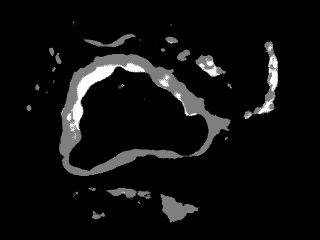
#> input picture aorta_detection/addSRM/1_outfile.png, 320 x 240 px, given in place of 11_outfile.png, which was not available
$ python imreg_dft_test.py
#> lines starting #> are read from the running program, lines starting #| are printed output that depends on the picture; after the words box and inside, x2 and y2 are one past the last pixel; in counts of white or black regions, pixels touching at a corner belong together; pictures that were not available may be replaced by others from this repository, and a replacement may not be noted
import imreg_dft
import numpy as np
from PIL import Image
import matplotlib.pyplot as plt

img = Image.open('/usr/local/hdd/aorta_images/HE_prediction/11_outfile.png').convert('L')
#> img is the input picture: PIL image 320x240 L; min 0, max 255, mean 15.2
img = np.array(img)
img[img==255] = 0
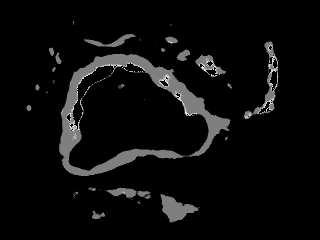
#> img: shape (240, 320); 1.38% of pixels changed, all inside (x1, y1, x2, y2) = (67, 46, 277, 131)
img = Image.fromarray(img)
img.save('11_outfile.png')

img = Image.open('/usr/local/hdd/aorta_images/HE_prediction/2_outfile.png').convert('L')
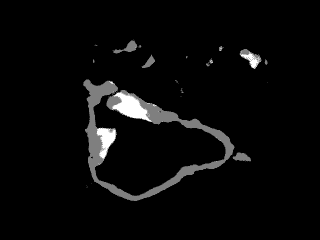
#> input picture aorta_detection/addSRM/2_outfile.png, 320 x 240 px, found by its file name
#> img is the input picture: PIL image 320x240 L; min 0, max 255, mean 9.4
img = np.array(img)
img[img==255] = 0
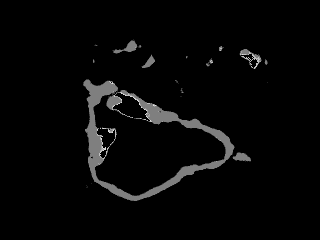
#> img: shape (240, 320); 1.05% of pixels changed, all inside (x1, y1, x2, y2) = (97, 54, 258, 158)
img = Image.fromarray(img)
img.save('2_outfile.png')


moving = plt.imread('11_outfile.png')
#> moving: shape (240, 320) float32; min 0, max 0.875, mean 0.046
fixed = plt.imread('2_outfile.png')
#> fixed: shape (240, 320) float32; min 0, max 0.875, mean 0.0263

moving = np.array(moving)
moving = moving/np.max(moving)
#moving[(moving < 1) & (moving > 0)] = 1
moving = moving.astype(int)
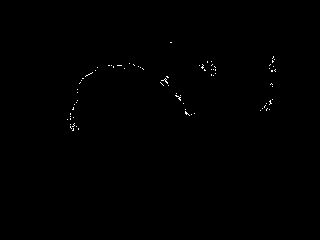
#> moving: shape (240, 320) int64; values 0 (black) and 1 (white), 0.24% white in thin lines or dots, all inside (x1, y1, x2, y2) = (67, 42, 276, 131)

fixed = np.array(fixed)
fixed = fixed/np.max(fixed)
#fixed[(fixed < 1) & (fixed > 0)] = 1
fixed = fixed.astype(int)
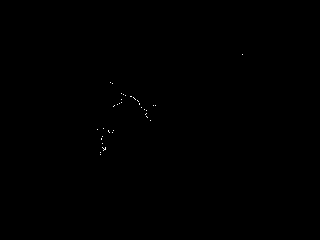
#> fixed: shape (240, 320) int64; values 0 (black) and 1 (white), 0.07% white in thin lines or dots, all inside (x1, y1, x2, y2) = (97, 54, 243, 155)


#translation = imreg_dft.imreg.translation(np.array(fixed), np.array(moving))
#transformedImage = imreg_dft.imreg.transform_img(np.array(moving), scale=1.0, angle=translation['angle'], tvec=translation['tvec'], mode='constant', bgval=None, order=1)
#> (the run stopped early here; a loop or call above may not have finished)
